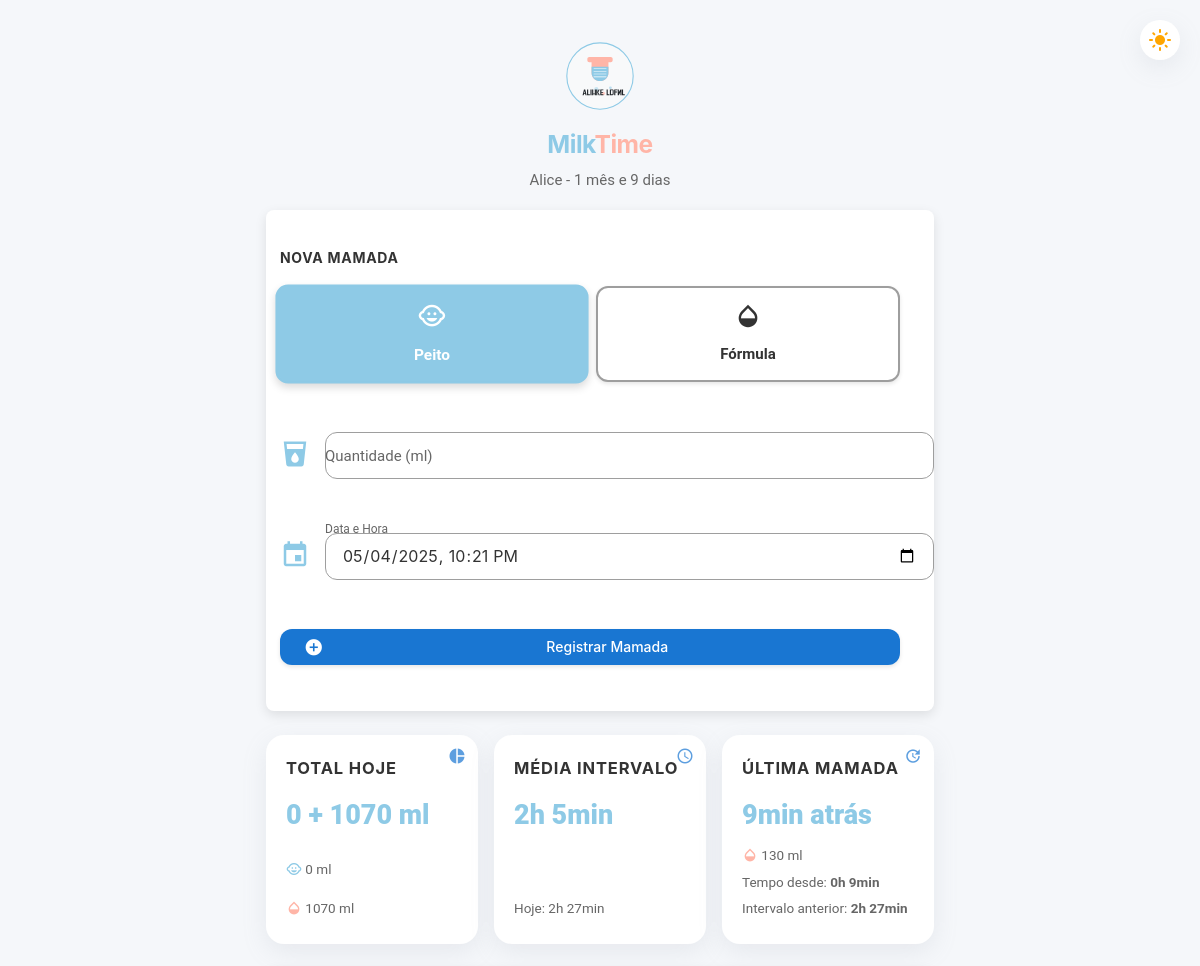
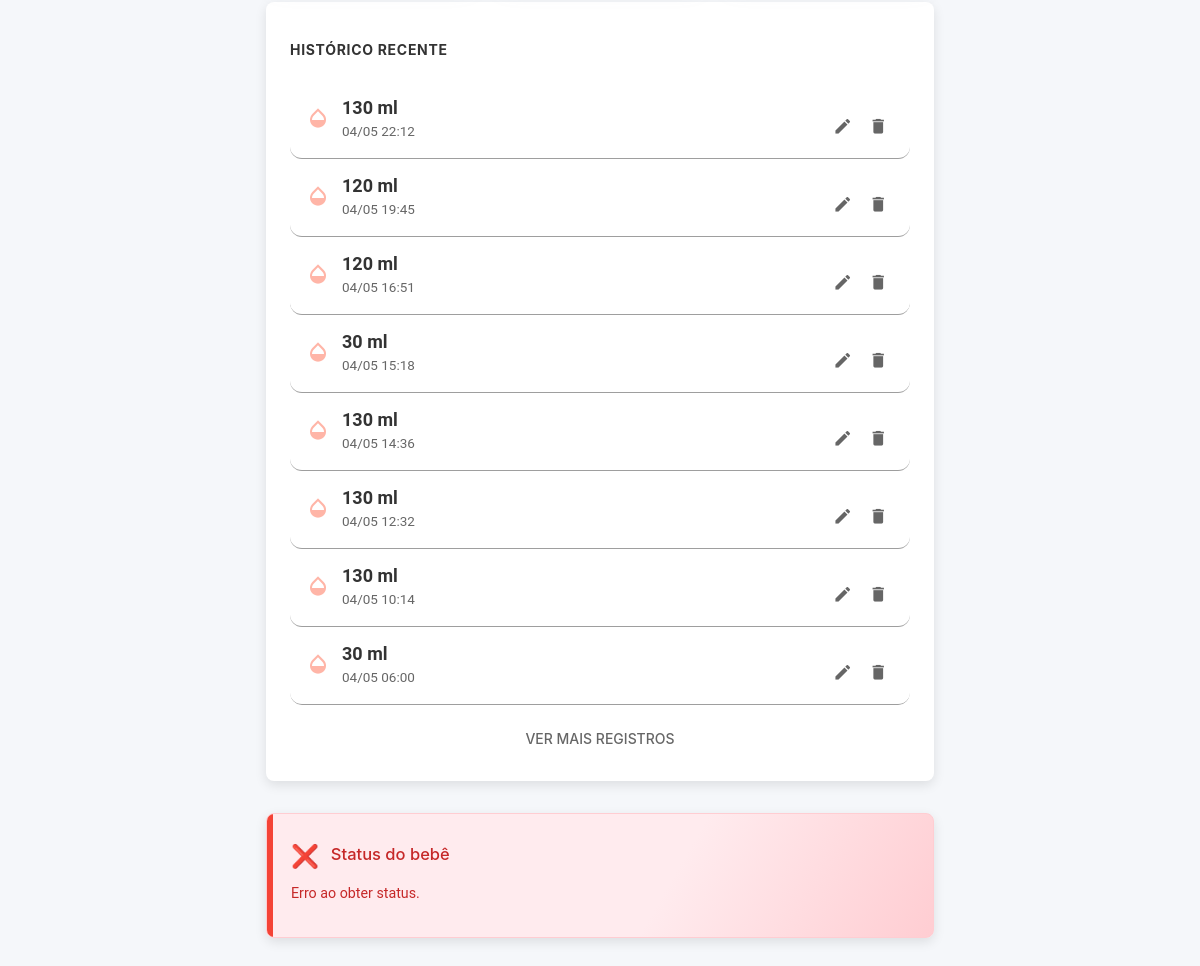
The page / on the database its author committed (2 pictures, top to bottom).
### tables this page shows
CREATE TABLE mamadas (
        id INTEGER PRIMARY KEY AUTOINCREMENT,
        tipo TEXT NOT NULL,
        quantidade INTEGER NOT NULL,
        data_hora DATETIME NOT NULL
    );

### index.php (the view, shortened to what this page needs)
<?php
$db = new PDO('sqlite:' . __DIR__ . '/mamadas.db');
$db->setAttribute(PDO::ATTR_ERRMODE, PDO::ERRMODE_EXCEPTION);
$db->exec('CREATE TABLE IF NOT EXISTS mamadas (
    id INTEGER PRIMARY KEY AUTOINCREMENT,
    tipo TEXT NOT NULL,
    quantidade INTEGER NOT NULL,
    data_hora DATETIME NOT NULL
)');
$hoje = date('Y-m-d');
$inicio_dia = $hoje . ' 00:01:00';
$stmt = $db->prepare('SELECT * FROM mamadas WHERE data_hora >= ? ORDER BY data_hora DESC LIMIT 8');
$stmt->execute([$inicio_dia]);
$mamadas = $stmt->fetchAll(PDO::FETCH_ASSOC);
$hoje = date('Y-m-d');
$inicio_dia = $hoje . ' 00:01:00';
$agora = date('Y-m-d H:i:s');
$stmt = $db->prepare('SELECT tipo, SUM(quantidade) as total FROM mamadas WHERE data_hora >= ? AND data_hora <= ? GROUP BY tipo');
$stmt->execute([$inicio_dia, $agora]);
$totais = $stmt->fetchAll(PDO::FETCH_KEY_PAIR);
$stmt = $db->prepare('SELECT data_hora FROM mamadas WHERE date(data_hora) = ? ORDER BY data_hora DESC');
$stmt->execute([$hoje]);
$datas_dia = $stmt->fetchAll(PDO::FETCH_COLUMN);
$intervalos_dia = [];
for ($i = 1; $i < count($datas_dia); $i++) {
    $d1 = strtotime($datas_dia[$i-1]);
    $d2 = strtotime($datas_dia[$i]);
    $intervalos_dia[] = abs($d1 - $d2);
}
$media_dia = count($intervalos_dia) ? array_sum($intervalos_dia)/count($intervalos_dia) : 0;
$stmt = $db->prepare('SELECT data_hora FROM mamadas WHERE data_hora >= datetime("now", "-1 day") ORDER BY data_hora DESC');
$stmt->execute();
$datas_24h = $stmt->fetchAll(PDO::FETCH_COLUMN);
$intervalos_24h = [];
for ($i = 1; $i < count($datas_24h); $i++) {
    $d1 = strtotime($datas_24h[$i-1]);
    $d2 = strtotime($datas_24h[$i]);
    $intervalos_24h[] = abs($d1 - $d2);
}
$media_24h = count($intervalos_24h) ? array_sum($intervalos_24h)/count($intervalos_24h) : 0;
function tempo_humano($segundos) {
    $min = floor($segundos/60);
    if ($min < 60) return $min . 'min';
    $h = floor($min/60);
    $min = $min % 60;
    return $h . 'h ' . $min . 'min';
}
$dt_nascimento = '2025-03-25';
$hoje_data = new DateTime(date('Y-m-d'));
$nasc_data = new DateTime($dt_nascimento);
$diff = $nasc_data->diff($hoje_data);
$idade_str = $diff->m > 0 ? ( ($diff->m == 1 ? '1 mês' : $diff->m . ' meses') . ' e ' . $diff->d . ' dias' ) : ($diff->d . ' dias');
$idade_str = $diff->m > 0 ? $idade_str : ($diff->d == 1 ? '1 dia' : $diff->d . ' dias');
?>
<!DOCTYPE html>
<html lang="pt">
<head>
    <link href="https://cdnjs.cloudflare.com/ajax/libs/materialize/1.0.0/css/materialize.min.css" rel="stylesheet">
    <link rel="stylesheet" href="style.css">
    <link rel="stylesheet" href="style-extra.css">
</head>
<body>
    <div class="theme-toggle" id="theme-toggle">
        <i class="material-icons">light_mode</i>
    </div>
    <div class="container">
        <div class="center-align" style="margin-top:24px;margin-bottom:18px;">
            <img src="logo.svg" alt="MilkTime Logo" style="height:72px;">
            <h5 style="margin-top:12px;font-family:var(--font-primary);font-weight:700;">
                <span style="color:var(--primary);">Milk</span><span style="color:var(--secondary);">Time</span>
            </h5>
            <p style="margin-top:4px;color:var(--text-secondary);">
                Alice - <?php echo $idade_str; ?>
            </p>
        </div>
        <div class="card-panel">
            <h5 class="card-title" style="font-family:var(--font-primary);font-weight:700;margin-bottom:20px;color:var(--text-primary);">Nova Mamada</h5>
            <form method="POST" autocomplete="off">
                <div class="form-row">
                    <div style="display:flex;gap:12px;width:100%;margin-bottom:20px;">
                        <div class="tipo-btn peito" id="btn-peito" onclick="selecionarTipo('peito')">
                            <i class="material-icons">child_care</i>
                            <span>Peito</span>
                        </div>
                        <div class="tipo-btn formula" id="btn-formula" onclick="selecionarTipo('formula')">
                            <i class="material-icons">opacity</i>
                            <span>Fórmula</span>
                        </div>
                    </div>
                    <div class="input-field" style="width:100%;margin-bottom:16px;">
                        <i class="material-icons prefix">local_drink</i>
                        <input type="number" name="quantidade" id="quantidade" min="1" required autofocus>
                        <label for="quantidade">Quantidade (ml)</label>
                    </div>
                    <div class="input-field" style="width:100%;margin-bottom:16px;">
                        <i class="material-icons prefix">event</i>
                        <input type="datetime-local" name="data_hora" id="data_hora" value="<?php echo date('Y-m-d\TH:i'); ?>" required>
                        <label for="data_hora" class="active">Data e Hora</label>
                    </div>
                    <button type="submit" class="btn subtle-hover" style="width:100%;margin-top:10px;">
                        <i class="material-icons left">add_circle</i>Registrar Mamada
                    </button>
                </div>
            </form>
        </div>
        <div class="resumo-grid">
            <div class="resumo-card">
                <i class="material-icons card-icon">pie_chart</i>
                <div class="card-title">Total Hoje</div>
                <div class="animated-value card-value">
                    <?php
                        echo isset($totais['peito']) ? $totais['peito'] : '0';
                        echo ' + ';
                        echo isset($totais['formula']) ? $totais['formula'] : '0';
                        echo ' ml';
                    ?>
                </div>
                <div class="card-subtitle">
                    <i class="material-icons" style="font-size:16px;vertical-align:text-bottom;color:var(--primary);">child_care</i>
                    <?php echo isset($totais['peito']) ? $totais['peito'] . ' ml' : '0 ml'; ?>
                </div>
                <div class="card-subtitle">
                    <i class="material-icons" style="font-size:16px;vertical-align:text-bottom;color:var(--secondary);">opacity</i>
                    <?php echo isset($totais['formula']) ? $totais['formula'] . ' ml' : '0 ml'; ?>
                </div>
            </div>
            <div class="resumo-card">
                <i class="material-icons card-icon">schedule</i>
                <div class="card-title">Média Intervalo</div>
                <div class="animated-value card-value">
                    <?php echo tempo_humano($media_24h); ?>
                </div>
                <div class="card-subtitle">
                    Hoje: <?php echo tempo_humano($media_dia); ?>
                </div>
            </div>
            <div class="resumo-card">
                <i class="material-icons card-icon">update</i>
                <div class="card-title">Última Mamada</div>
                <div class="animated-value card-value">
                    <?php
                        if (count($mamadas) > 0) {
                            $ultima = strtotime($mamadas[0]['data_hora']);
                            $agora = time();
                            $diff = $agora - $ultima;
                            echo tempo_humano($diff) . ' atrás';
                        } else {
                            echo "Nenhuma";
                        }
                    ?>
                </div>
                <div class="card-subtitle">
                    <?php
                        if (count($mamadas) > 0) {
                            echo $mamadas[0]['tipo'] === 'peito' ?
                                '<i class="material-icons" style="font-size:16px;vertical-align:text-bottom;color:var(--primary);">child_care</i>' :
                                '<i class="material-icons" style="font-size:16px;vertical-align:text-bottom;color:var(--secondary);">opacity</i>';
                            echo ' ' . $mamadas[0]['quantidade'] . ' ml';
                            $ultima = strtotime($mamadas[0]['data_hora']);
                            $agora = time();
                            $diff = $agora - $ultima;
                            $horas = floor($diff / 3600);
                            $minutos = floor(($diff % 3600) / 60);
                            echo '<div style="margin-top:6px;">Tempo desde: <b>' . $horas . 'h ' . $minutos . 'min</b></div>';
                            if (count($mamadas) > 1) {
                                $ultima = strtotime($mamadas[0]['data_hora']);
                                $penultima = strtotime($mamadas[1]['data_hora']);
                                $diff_entre_mamadas = $ultima - $penultima;
                                $horas_entre = floor($diff_entre_mamadas / 3600);
                                $minutos_entre = floor(($diff_entre_mamadas % 3600) / 60);
                                echo '<div style="margin-top:4px;">Intervalo anterior: <b>' . $horas_entre . 'h ' . $minutos_entre . 'min</b></div>';
                            }
                        }
                    ?>
                </div>
            </div>
        </div>
        <div class="card-panel">
            <h5 class="card-title" style="font-family:var(--font-primary);font-weight:700;margin-bottom:16px;color:var(--text-primary);">Histórico Recente</h5>
            <ul class="collection" style="border:none;">
                <?php foreach ($mamadas as $index => $m): ?>
                    <li class="collection-item <?php echo $index >= 5 ? 'hidden-mamada' : ''; ?>" style="<?php echo $index >= 5 ? 'display:none;' : ''; ?>">
                        <div class="info-principal">
                            <div class="tipo-icon">
                                <?php if ($m['tipo'] === 'peito'): ?>
                                    <i class="material-icons" style="color:var(--primary);">child_care</i>
                                <?php else: ?>
                                    <i class="material-icons" style="color:var(--secondary);">opacity</i>
                                <?php endif; ?>
                            </div>
                            <div>
                                <span class="quantidade"><?php echo $m['quantidade']; ?> ml</span>
                                <div class="info-secundaria">
                                    <?php
                                        $data = new DateTime($m['data_hora']);
                                        echo $data->format('d/m H:i');
                                    ?>
                                </div>
                            </div>
                        </div>
                        <div>
                            <a href="#modal-edit-<?php echo $m['id']; ?>" class="modal-trigger btn-flat" style="padding:6px;"><i class="material-icons" style="color:var(--text-secondary);">edit</i></a>
                            <form method="POST" style="display:inline;">
                                <button type="submit" class="btn-flat" style="padding:6px;" onclick="return confirm('Tem certeza que deseja excluir?')">
                                    <i class="material-icons" style="color:var(--text-secondary);">delete</i>
                                </button>
                            </form>
                        </div>
                    </li>
                <?php endforeach; ?>
            </ul>
            <?php if (count($mamadas) > 5): ?>
            <button id="mostrar-mais-mamadas" class="btn-flat blue-text" style="margin-top:16px;display:block;width:100%;text-align:center;">
                Ver mais registros
            </button>
            <?php endif; ?>
        </div>
        <div id="painel-status-bebe">
            <span class="status-icone" id="status-icone">🔄</span>
            <span class="status-titulo">Status do bebê</span><br>
            <span class="status-info" id="status-txt">Carregando...</span>
        </div>
    </div>
</body>
</html>

### style.css (style rules this page uses)
:root { --primary: #8ECAE6; --secondary: #FFB5A7; --accent: #FB6F92; --bg-primary: #FFE4E1; --bg-secondary: #FFF0F5; --neutral-light: #FFF5EE; --neutral-medium: #F8EDEB; --text-primary: #333333; --text-secondary: #666666; --font-primary: 'Montserrat', -apple-system, BlinkMacSystemFont, 'Segoe UI', Roboto, Helvetica, Arial, sans-serif; --font-secondary: -apple-system, BlinkMacSystemFont, 'Segoe UI', Roboto, Helvetica, Arial, sans-serif; --card-shadow: 0 8px 24px rgba(149, 157, 165, 0.15); --transition-default: all 0.3s ease; --border-radius-sm: 12px; --border-radius-md: 18px; --border-radius-lg: 24px; }
body { background: var(--neutral-light); color: var(--text-primary); font-family: var(--font-secondary); transition: var(--transition-default); margin: 0; padding: 0; min-height: 100vh; }
h1, h2, h3, h4, h5, h6 { font-family: var(--font-primary); font-weight: 700; letter-spacing: -0.02em; }
.container { max-width: 768px; margin-top: 20px; padding-bottom: 40px; }
.card-panel { background-color: white; border-radius: var(--border-radius-lg); box-shadow: var(--card-shadow); transition: var(--transition-default); border: none; overflow: hidden; margin-bottom: 24px; padding: 24px; }
.collection { border: none; border-radius: var(--border-radius-md); overflow: hidden; }
.collection-item { font-size: 1.05em; border-radius: var(--border-radius-sm); margin-bottom: 12px; transition: var(--transition-default); display: flex; justify-content: space-between; align-items: center; padding: 16px; background-color: #fafafa; }
.btn, button { background-color: var(--accent) !important; color: white !important; border: none; border-radius: var(--border-radius-sm); font-weight: 600; text-transform: none; letter-spacing: 0; box-shadow: 0 4px 12px rgba(251, 111, 146, 0.25); transition: var(--transition-default); padding: 0 24px; }
.btn-flat { background-color: transparent !important; color: var(--text-secondary) !important; box-shadow: none !important; }
input, select, textarea { border-radius: var(--border-radius-sm) !important; font-family: var(--font-secondary) !important; transition: var(--transition-default); }
.tipo-btn { border-radius: var(--border-radius-md); padding: 16px; text-align: center; flex: 1; cursor: pointer; transition: var(--transition-default); display: flex; flex-direction: column; align-items: center; gap: 8px; border: 2px solid #f0f0f0; }
.tipo-btn.peito { color: var(--primary); }
.tipo-btn.formula { color: var(--secondary); }
.tipo-btn.active { transform: scale(1.03); border-color: currentColor; background-color: rgba(142, 202, 230, 0.1); }
.tipo-btn i { font-size: 28px; margin-bottom: 4px; }
.tipo-btn span { font-weight: 600; }
.resumo-grid { display: grid; grid-template-columns: repeat(auto-fit, minmax(200px, 1fr)); gap: 16px; margin: 24px 0; }
.resumo-card { background: white; border-radius: var(--border-radius-md); padding: 20px; box-shadow: var(--card-shadow); transition: var(--transition-default); display: flex; flex-direction: column; }
.card-icon { color: var(--accent); font-size: 28px; margin-bottom: 12px; }
.card-title { font-weight: 700; font-size: 14px; color: var(--text-secondary); text-transform: uppercase; letter-spacing: 0.05em; margin-bottom: 8px; }
.card-value { font-size: 24px; font-weight: 700; margin-bottom: 12px; color: var(--text-primary); }
.card-subtitle { font-size: 14px; color: var(--text-secondary); margin-top: auto; margin-bottom: 4px; }
.subtle-hover { transition: all 0.3s ease; }
.theme-toggle { position: fixed; top: 20px; right: 20px; z-index: 1000; cursor: pointer; padding: 12px; border-radius: 50%; background-color: white; box-shadow: 0 2px 10px rgba(0,0,0,0.1); transition: var(--transition-default); color: #FFA500; display: flex; align-items: center; justify-content: center; }
.info-principal { display: flex; align-items: center; gap: 12px; }
.tipo-icon i { font-size: 24px; }
.quantidade { font-weight: 700; font-size: 18px; display: block; }
.info-secundaria { font-size: 14px; color: var(--text-secondary); }

### rows shown on the page
mamadas: quantidade "130", tipo "formula" (drawn), data_hora "04/05 22:12"
mamadas: tipo "formula" (drawn), quantidade "120", data_hora "04/05 19:45"
mamadas: tipo "formula" (drawn), quantidade "120", data_hora "04/05 16:51"
mamadas: tipo "formula" (drawn), quantidade "30", data_hora "04/05 15:18"
mamadas: tipo "formula" (drawn), quantidade "130", data_hora "04/05 14:36"
mamadas: tipo "formula" (drawn), quantidade "130", data_hora "04/05 12:32"
mamadas: tipo "formula" (drawn), quantidade "130", data_hora "04/05 10:14"
mamadas: tipo "formula" (drawn), quantidade "30", data_hora "04/05 06:00"

### other values the page prints
$totais['formula'] "1070"
tempo_humano($media_24h) "2h 5min"
tempo_humano($media_dia) "2h 27min"
$horas_entre "2"
$minutos_entre "27"
